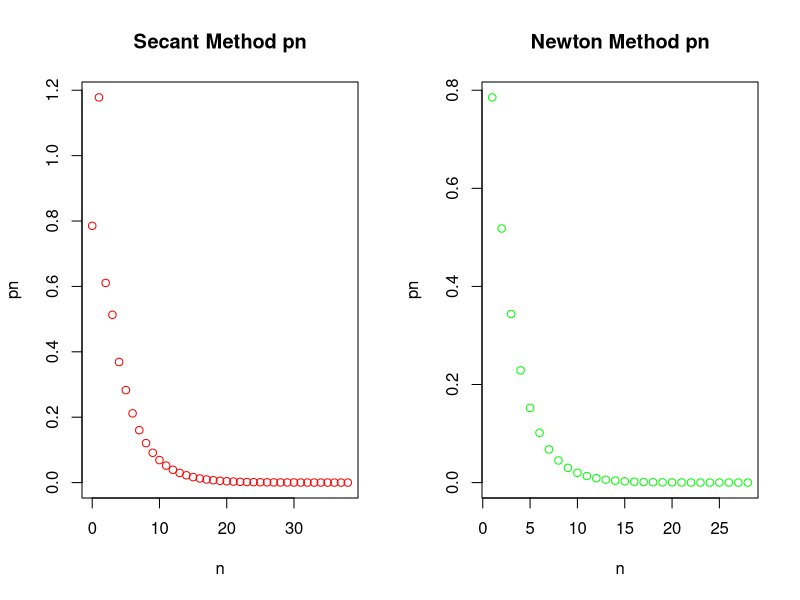

Source code (R):
f <- function(x){
  return( sin(x) - x )
}
fprime <- function(x){
  return( cos(x) - 1 )
}

secantMethod <- function(accuracy, p0, p1) {
  prev <- p0
  curr <- p1
  new <- 0
  pn <- c(prev, curr)
  while (abs(prev - curr) >= accuracy){
    new <- curr - (f(curr)*(curr-prev))/(f(curr)-f(prev))
    prev <- curr
    curr <- new
    pn <- c(pn, new)
    #print(curr)
  }
  return(pn)
}

newtonMethod <- function(accuracy, p0) {
  curr <- p0
  prev <-  curr*2 + accuracy*2  #make sure while loop runs at least once
  new <- 0
  pn <- curr
  while(abs(curr - prev) >= accuracy){
    new <- curr - f(curr)/fprime(curr)
    prev <- curr
    curr <- new
    pn <- c(pn, new)
    #print(curr)
  }
  return(pn)
}

S <- secantMethod(0.00001, pi/4, 3*pi/8)
N <- newtonMethod(0.00001, pi/4)
par(mfrow=c(1,2))   
x <- 0:(length(S)-1)
plot(x, S, type="p", col="red", xlab="n", ylab="pn", main="Secant Method pn")
x <- 1:length(N)
plot(x, N, type="p", col="green", xlab="n", ylab="pn", main="Newton Method pn")

